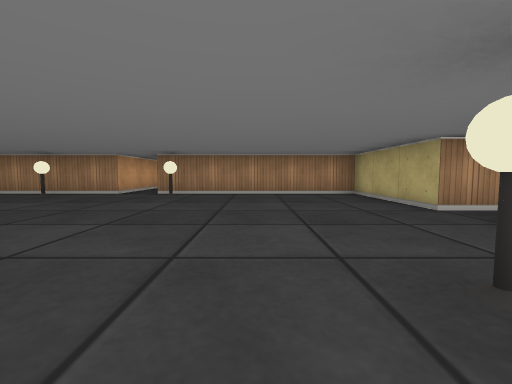
view 1 (above)

20 first-person views from a walk through a cub3D maze. The camera is about half as high as the walls, tilts 4° down and sees 90° across. The floor is counted in squares. Each view is taken from the middle of a square. On the plan, view 1 faces up. The plan holds only what a view shows up to about 9 squares ahead; the rest is blank. The place goes on beyond the plan.

view 2
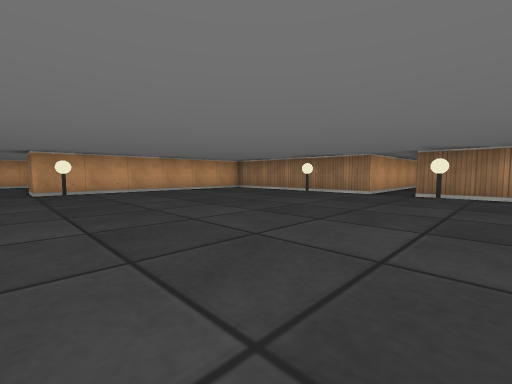

view 3
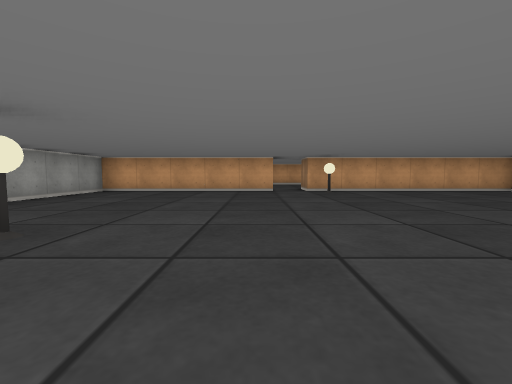

view 4
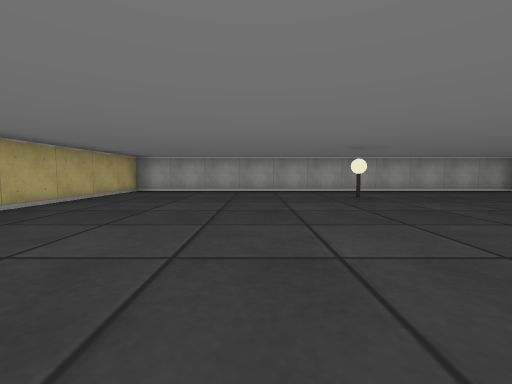

view 5
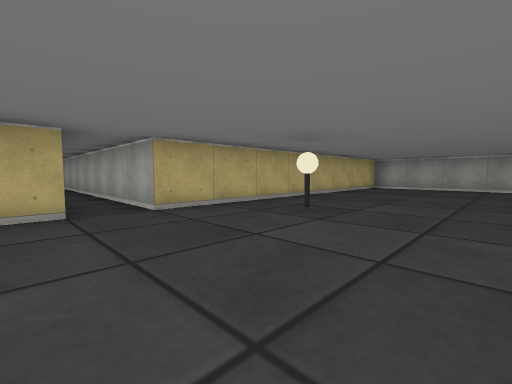

view 6
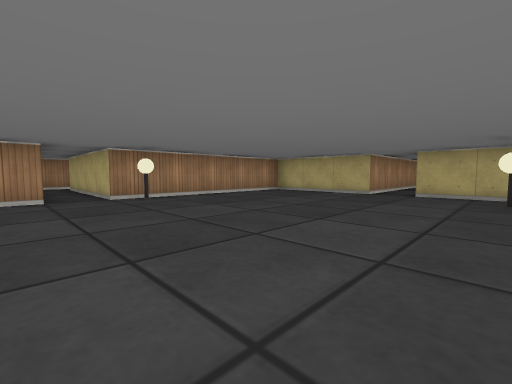

view 7
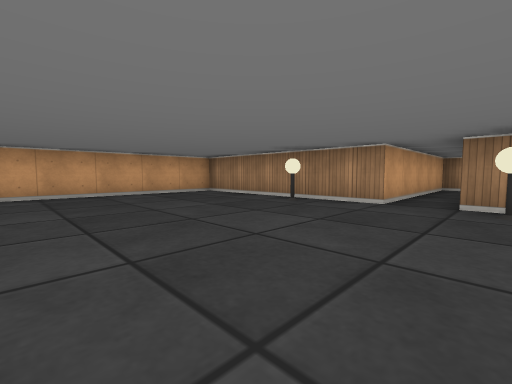

view 8
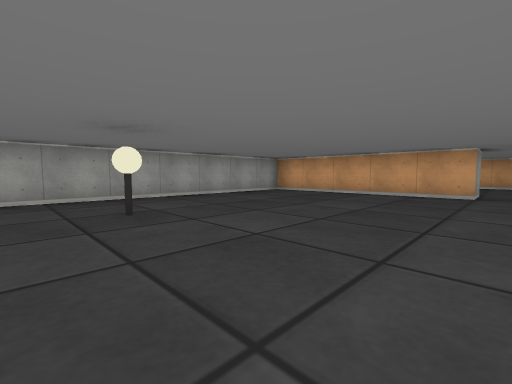

view 9
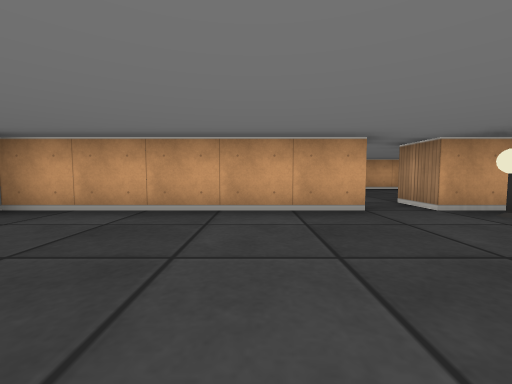

view 10
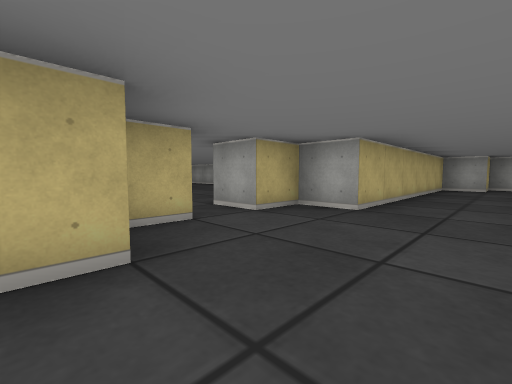

view 11
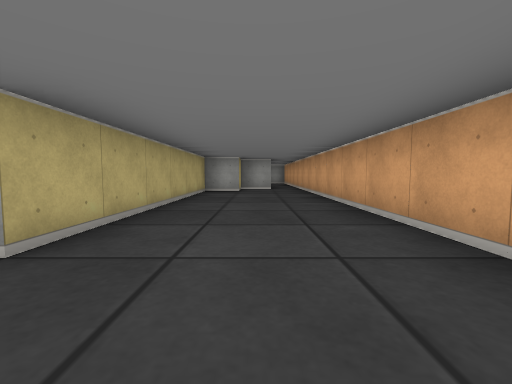

view 12
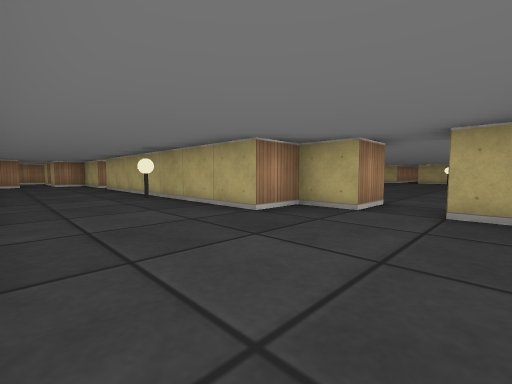

view 13
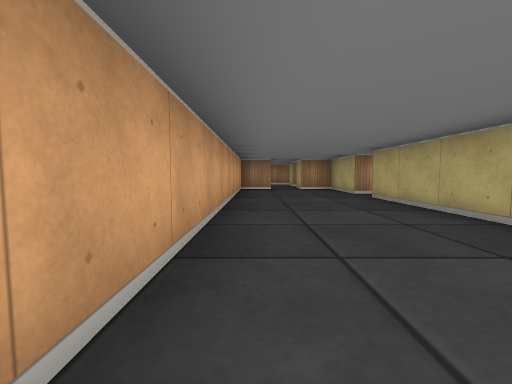

view 14
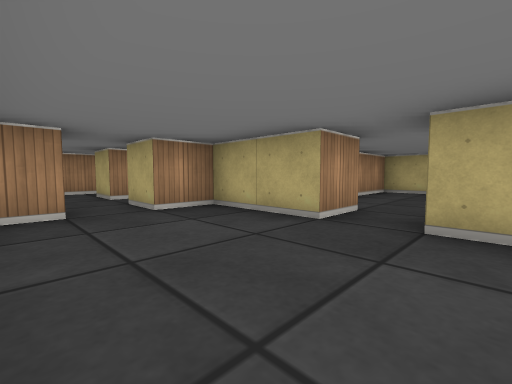

view 15
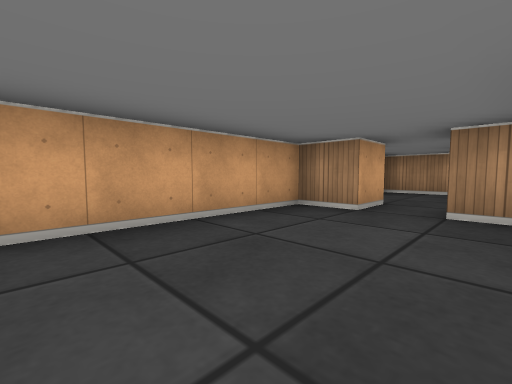

view 16
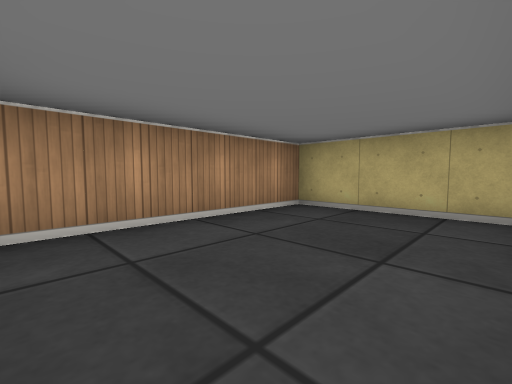

view 17
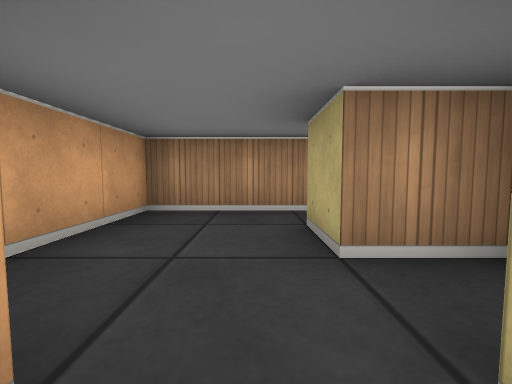

view 18
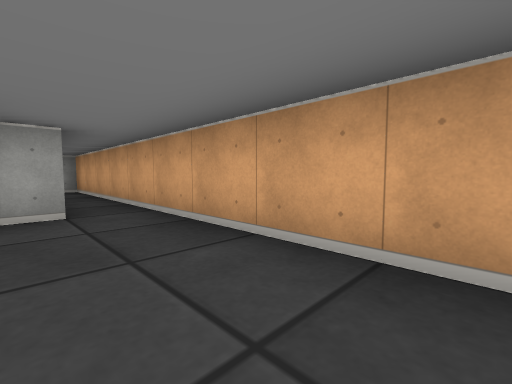

view 19
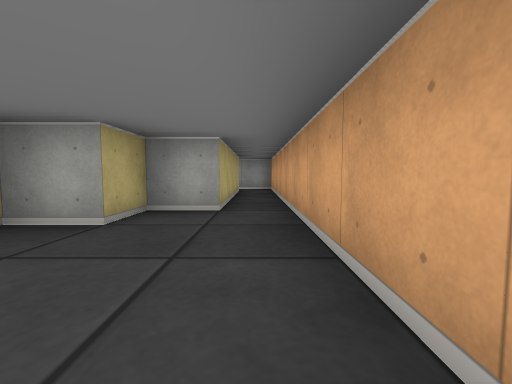

view 20
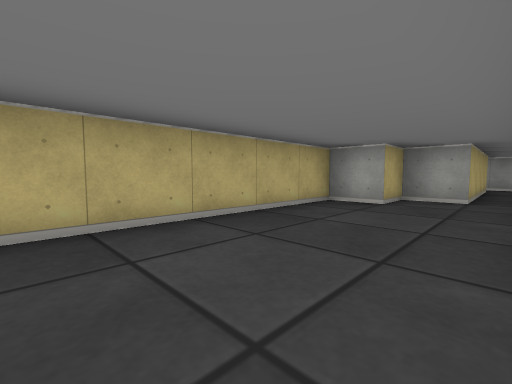

### Floor plan
Ten units are one square. View 1 is at (0, 0); x grows to the right and y downward. Boxes are objects, and circles mark ways between rooms. Rooms are numbered by the first view taken in them; rooms with no view inside come last. Other rooms are left out.
<svg viewBox="-140 -160 240 290">
<path fill="none" stroke="#000" d="M-35 -65 -85 -65 -85 -5 -95 -5M-95 5 -85 5 -85 55 25 55 25 -25 95 -25M64 -35 25 -35 25 -65 -25 -65M-95 -5 -95 -15 -105 -15 -105 -85M-105 -95 -105 -115 -115 -115M-125 -115 -135 -115 -135 125M-125 125 -125 85 -115 85 -115 75 -105 75 -105 15 -95 15 -95 5M-94 -95 -105 -95M-55 -79 -55 -105 -91 -105M-125 -125 -125 -115M-104 -135 -115 -135 -115 -145M-112 -155 -135 -155 -135 -135M-115 -115 -115 -125"/>
<rect x="-85" y="-15" width="10" height="10" fill="#bbb"><title>lamp</title></rect>
<rect x="-55" y="-65" width="10" height="10" fill="#bbb"><title>lamp</title></rect>
<rect x="-35" y="25" width="10" height="10" fill="#bbb"><title>lamp</title></rect>
<rect x="-25" y="-65" width="10" height="10" fill="#bbb"><title>lamp</title></rect>
<rect x="5" y="-15" width="10" height="10" fill="#bbb"><title>lamp</title></rect>
<rect x="-115" y="-45" width="10" height="10" fill="#bbb"><title>lamp</title></rect>
<circle cx="-90" cy="0" r="3" fill="#2a7"/>
<circle cx="-100" cy="-90" r="3" fill="#2a7"/>
<circle cx="-120" cy="-120" r="3" fill="#2a7"/>
<text x="-20" y="-10">1</text>
<text x="-120" y="-10">2</text>
<text x="-80" y="-90">3</text>
<text x="-120" y="-140">4</text>
</svg>
Room 1 opens to room 2. Room 2 opens to room 3. Room 2 opens to room 4.

Where each view was taken, in squares from view 1:
view 1: 0 up, 0 right, facing up
view 2: 0 up, 1 left, facing up-left
view 3: 1 down, 1 left, facing left
view 4: 2 up, 1 left, facing down
view 5: 4 up, 1 left, facing down-right
view 6: 1 up, 4 left, facing up-right
view 7: 2 up, 2 left, facing up-left
view 8: 0 up, 2 left, facing down-left
view 9: 2 down, 5 left, facing left
view 10: 2 up, 12 left, facing down-right
view 11: 0 up, 12 left, facing down
view 12: 1 down, 13 left, facing up-right
view 13: 3 up, 13 left, facing up
view 14: 8 up, 13 left, facing up-right
view 15: 8 up, 11 left, facing up-left
view 16: 8 up, 9 left, facing up-right
view 17: 12 up, 12 left, facing up
view 18: 5 down, 12 left, facing down-left
view 19: 5 down, 13 left, facing down
view 20: 3 down, 13 left, facing down-right
